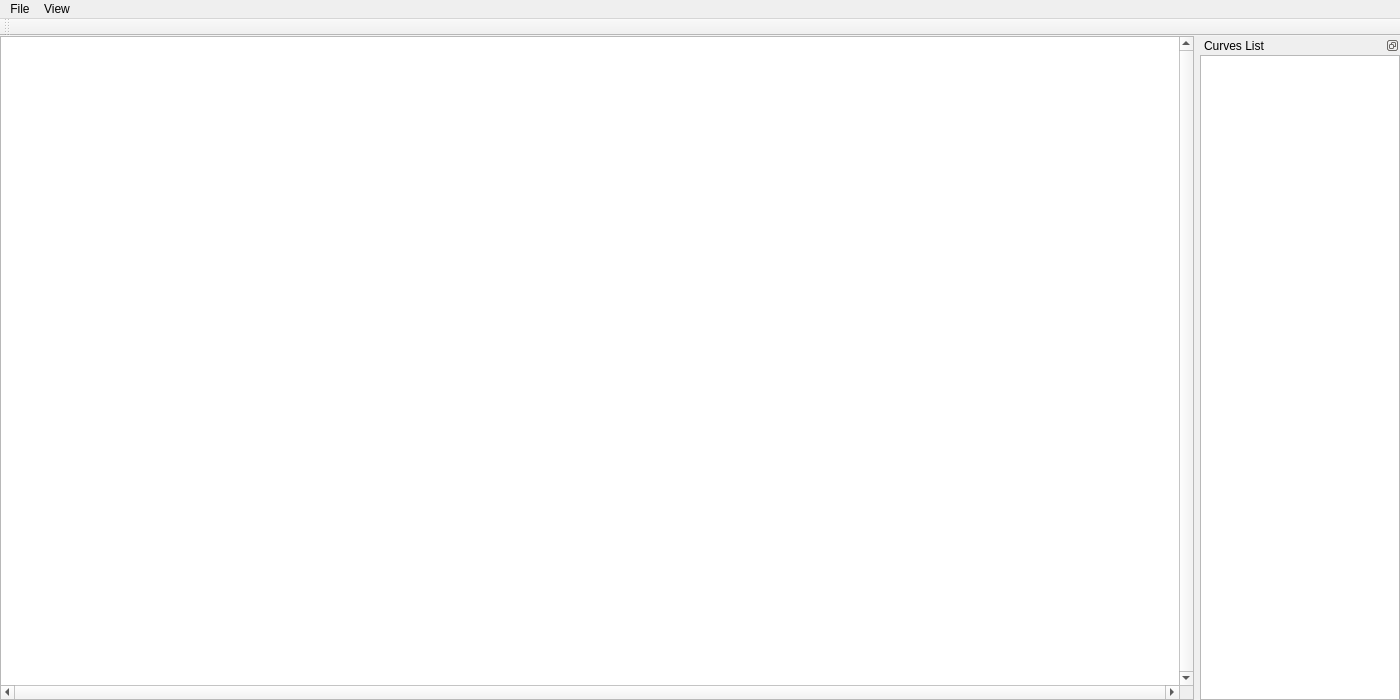
<?xml version="1.0" encoding="UTF-8"?>
<ui version="4.0">
 <class>MainWindow</class>
 <widget class="QMainWindow" name="MainWindow">
  <property name="geometry">
   <rect>
    <x>0</x>
    <y>0</y>
    <width>1400</width>
    <height>700</height>
   </rect>
  </property>
  <property name="sizePolicy">
   <sizepolicy hsizetype="Preferred" vsizetype="Preferred">
    <horstretch>0</horstretch>
    <verstretch>0</verstretch>
   </sizepolicy>
  </property>
  <property name="minimumSize">
   <size>
    <width>900</width>
    <height>500</height>
   </size>
  </property>
  <property name="windowTitle">
   <string>Curve Editor</string>
  </property>
  <widget class="QWidget" name="centralwidget">
   <property name="sizePolicy">
    <sizepolicy hsizetype="Expanding" vsizetype="Expanding">
     <horstretch>0</horstretch>
     <verstretch>0</verstretch>
    </sizepolicy>
   </property>
   <property name="minimumSize">
    <size>
     <width>600</width>
     <height>300</height>
    </size>
   </property>
   <property name="maximumSize">
    <size>
     <width>16777215</width>
     <height>16777215</height>
    </size>
   </property>
   <layout class="QVBoxLayout" name="layout">
    <property name="leftMargin">
     <number>0</number>
    </property>
    <property name="topMargin">
     <number>0</number>
    </property>
    <property name="rightMargin">
     <number>0</number>
    </property>
    <property name="bottomMargin">
     <number>0</number>
    </property>
    <item>
     <widget class="QGraphicsView" name="graphicsView">
      <property name="verticalScrollBarPolicy">
       <enum>Qt::ScrollBarAlwaysOn</enum>
      </property>
      <property name="horizontalScrollBarPolicy">
       <enum>Qt::ScrollBarAlwaysOn</enum>
      </property>
      <property name="sizeAdjustPolicy">
       <enum>QAbstractScrollArea::AdjustToContents</enum>
      </property>
      <property name="alignment">
       <set>Qt::AlignLeading|Qt::AlignLeft|Qt::AlignTop</set>
      </property>
      <property name="renderHints">
       <set>QPainter::Antialiasing|QPainter::TextAntialiasing</set>
      </property>
     </widget>
    </item>
   </layout>
  </widget>
  <widget class="QMenuBar" name="menubar">
   <property name="geometry">
    <rect>
     <x>0</x>
     <y>0</y>
     <width>1400</width>
     <height>22</height>
    </rect>
   </property>
   <widget class="QMenu" name="menuFile">
    <property name="title">
     <string>File</string>
    </property>
    <addaction name="actionNew"/>
    <addaction name="actionSave"/>
    <addaction name="actionLoad"/>
    <addaction name="actionScreenshot"/>
    <addaction name="actionQuit"/>
   </widget>
   <widget class="QMenu" name="menuView">
    <property name="title">
     <string>View</string>
    </property>
    <addaction name="actionToggleCurvesList"/>
   </widget>
   <addaction name="menuFile"/>
   <addaction name="menuView"/>
  </widget>
  <widget class="QDockWidget" name="dockWidget">
   <property name="enabled">
    <bool>true</bool>
   </property>
   <property name="sizePolicy">
    <sizepolicy hsizetype="Minimum" vsizetype="Fixed">
     <horstretch>0</horstretch>
     <verstretch>0</verstretch>
    </sizepolicy>
   </property>
   <property name="minimumSize">
    <size>
     <width>200</width>
     <height>400</height>
    </size>
   </property>
   <property name="maximumSize">
    <size>
     <width>200</width>
     <height>524287</height>
    </size>
   </property>
   <property name="contextMenuPolicy">
    <enum>Qt::DefaultContextMenu</enum>
   </property>
   <property name="layoutDirection">
    <enum>Qt::LeftToRight</enum>
   </property>
   <property name="floating">
    <bool>true</bool>
   </property>
   <property name="features">
    <set>QDockWidget::DockWidgetFloatable|QDockWidget::DockWidgetMovable</set>
   </property>
   <property name="allowedAreas">
    <set>Qt::RightDockWidgetArea</set>
   </property>
   <property name="windowTitle">
    <string>Curves List</string>
   </property>
   <attribute name="dockWidgetArea">
    <number>2</number>
   </attribute>
   <widget class="QWidget" name="dockWidgetContents">
    <layout class="QVBoxLayout" name="verticalLayout">
     <property name="leftMargin">
      <number>0</number>
     </property>
     <property name="topMargin">
      <number>0</number>
     </property>
     <property name="rightMargin">
      <number>0</number>
     </property>
     <property name="bottomMargin">
      <number>0</number>
     </property>
     <item>
      <widget class="QListView" name="listView">
       <property name="sizePolicy">
        <sizepolicy hsizetype="Expanding" vsizetype="Expanding">
         <horstretch>0</horstretch>
         <verstretch>0</verstretch>
        </sizepolicy>
       </property>
       <property name="dragEnabled">
        <bool>true</bool>
       </property>
       <property name="dragDropMode">
        <enum>QAbstractItemView::DragDrop</enum>
       </property>
       <property name="defaultDropAction">
        <enum>Qt::MoveAction</enum>
       </property>
       <property name="alternatingRowColors">
        <bool>true</bool>
       </property>
      </widget>
     </item>
    </layout>
   </widget>
  </widget>
  <widget class="QToolBar" name="toolBar">
   <property name="windowTitle">
    <string>toolBar</string>
   </property>
   <attribute name="toolBarArea">
    <enum>TopToolBarArea</enum>
   </attribute>
   <attribute name="toolBarBreak">
    <bool>false</bool>
   </attribute>
  </widget>
  <action name="actionNew">
   <property name="text">
    <string>New</string>
   </property>
  </action>
  <action name="actionSave">
   <property name="text">
    <string>Save</string>
   </property>
  </action>
  <action name="actionQuit">
   <property name="text">
    <string>Quit</string>
   </property>
  </action>
  <action name="actionLoad">
   <property name="text">
    <string>Load</string>
   </property>
  </action>
  <action name="actionScreenshot">
   <property name="text">
    <string>Screenshot</string>
   </property>
  </action>
  <action name="actionToggleCurvesList">
   <property name="text">
    <string>Show/hide curves list</string>
   </property>
  </action>
 </widget>
 <resources/>
 <connections/>
</ui>
